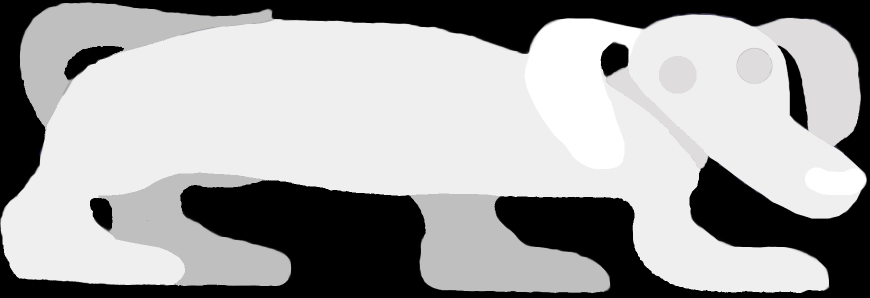
#> input picture images/dog.png, 1739 x 596 px, found by its file name (shown at 1/2 size); its folder holds 2 pictures in this run
$ python img_to_stl.py
#> lines starting #> are read from the running program, lines starting #| are printed output that depends on the picture; after the words box and inside, x2 and y2 are one past the last pixel; in counts of white or black regions, pixels touching at a corner belong together
from pathlib import Path

import numpy as np
from PIL import Image
from stl import mesh


def grayscale_to_stl(
    pixel_values: np.ndarray,
    width: float,
    height: float,
    depth_min: float,
    depth_max: float,
    output_path: Path | None = None,
) -> mesh.Mesh:
    """
    Convert a grayscale numpy array to a 3D STL mesh.

    Args:
        pixel_values: 2D numpy array with luminance values (0 to max_value)
        width: Total width in millimeters
        height: Total height in millimeters
        depth_min: Minimum depth in millimeters
        depth_max: Maximum depth in millimeters
        output_path: Optional path to save the STL file

    Returns:
        STL mesh object
    """
    rows, cols = pixel_values.shape

    # Calculate pixel dimensions
    pixel_width = width / cols
    pixel_height = height / rows

    # Calculate depth scaling factor
    max_value = np.max(pixel_values)
    if max_value == 0:
        max_value = 1  # Avoid division by zero

    # Create vertices for top and bottom faces
    vertices = []
    faces = []

    # Generate vertices for each pixel
    for i in range(rows):
        for j in range(cols):
            # Calculate x, y positions
            x = j * pixel_width
            y = i * pixel_height

            # Calculate z depth based on pixel value
            pixel_value = pixel_values[i, j]
            z_top = depth_min + ((depth_max - depth_min) * pixel_value / max_value)
            z_bottom = 0.0

            # Add top vertex
            vertices.append([x, y, z_top])
            # Add bottom vertex
            vertices.append([x, y, z_bottom])

    # Convert to numpy array
    vertices = np.array(vertices)

    # Generate faces
    for i in range(rows - 1):
        for j in range(cols - 1):
            # Calculate vertex indices for current pixel
            # Each pixel has 2 vertices (top and bottom)
            current_top = (i * cols + j) * 2
            current_bottom = current_top + 1
            right_top = (i * cols + (j + 1)) * 2
            right_bottom = right_top + 1
            below_top = ((i + 1) * cols + j) * 2
            below_bottom = below_top + 1
            below_right_top = ((i + 1) * cols + (j + 1)) * 2
            below_right_bottom = below_right_top + 1

            # Top face (2 triangles)
            # Triangle 1: current_top, right_top, below_top
            faces.append([current_top, right_top, below_top])
            # Triangle 2: right_top, below_right_top, below_top
            faces.append([right_top, below_right_top, below_top])

            # Bottom face (2 triangles)
            # Triangle 1: current_bottom, below_bottom, right_bottom
            faces.append([current_bottom, below_bottom, right_bottom])
            # Triangle 2: right_bottom, below_bottom, below_right_bottom
            faces.append([right_bottom, below_bottom, below_right_bottom])

            # Side faces (4 triangles connecting top to bottom)
            # Front face (current pixel)
            faces.append([current_top, below_top, current_bottom])
            faces.append([below_top, below_bottom, current_bottom])

            # Right face (right pixel)
            faces.append([right_top, right_bottom, below_right_top])
            faces.append([below_right_top, right_bottom, below_right_bottom])

            # Back face (below pixel)
            faces.append([below_top, below_right_top, below_bottom])
            faces.append([below_right_top, below_right_bottom, below_bottom])

            # Left face (current pixel)
            faces.append([current_top, current_bottom, right_top])
            faces.append([right_top, current_bottom, right_bottom])

    # Convert faces to numpy array
    faces = np.array(faces)

    # Create the mesh

    stl_mesh: mesh.Mesh = mesh.Mesh(  # type:ignore
        np.zeros(faces.shape[0], dtype=mesh.Mesh.dtype)
    )  # type:ignore

    # Set vertices and faces
    for i, face in enumerate(faces):
        for j in range(3):
            stl_mesh.vectors[i][j] = vertices[face[j]]

    # Save to file if output path is provided
    if output_path:
        stl_mesh.save(str(output_path))
        print(f"STL file saved to: {output_path}")

    return stl_mesh


def invert_luminance(pixel_values: np.ndarray) -> np.ndarray:
    """
    Invert the luminance values in a 2D numpy array.

    This function flips the luminance values so that:
    - Dark pixels (low values) become bright (high values)
    - Bright pixels (high values) become dark (low values)

    Args:
        pixel_values: 2D numpy array with luminance values

    Returns:
        2D numpy array with inverted luminance values

    Example:
        If input has values [0, 50, 100, 255],
        output will be [255, 205, 155, 0]
    """
    if pixel_values.size == 0:
        return pixel_values

    # Get the maximum value in the array
    max_value = np.max(pixel_values)

    # Invert: new_value = max_value - original_value
    inverted_array = max_value - pixel_values

    return inverted_array


def image_to_grayscale(
    img_path: Path, grey_depth: int = 16, cols: int = 128, rows: int = 128
) -> np.ndarray:
    """
    Convert an image to grayscale and quantize it to specified resolution.

    Args:
        img_path: Path to the input image
        grey_depth: Number of gray levels with discrete amount of luminance levels
        cols: Number of columns in output
        rows: Number of rows in output

    Returns:
        2D numpy array of pixel values representing the quantized grayscale image
    """
#> called with grey_depth = 20, cols = 250, rows = 250
    # Open the image
    with Image.open(img_path) as img:
        # Convert to grayscale
#> img is the input picture: PIL image 1739x596 RGB; mean R, G, B 162.9, 162.9, 162.9
        gray_img = img.convert("L")

        # Convert to numpy array for manipulation
        img_array = np.array(gray_img)

        # Quantize to specified gray depth - use actual image dynamic range
        # Find the actual min/max values in the image
        img_min = np.min(img_array)
#> img_min = 0
        img_max = np.max(img_array)
#> img_max = 255
        img_range = img_max - img_min
#> img_range = 255

        num_levels = grey_depth
        step_size = img_range / (num_levels - 1) if num_levels > 1 else img_range
#> step_size = 13.42

        # Create discrete levels spanning the actual image range
        levels = img_min + np.arange(num_levels) * step_size
#> levels = 20 values from 0 to 255
        levels = np.round(levels).astype(int)

        # Ensure the last level is exactly the max value for full white
        levels[-1] = img_max

        # Quantize each pixel to nearest discrete level
        quantized_array = np.zeros_like(img_array, dtype=int)
        level_indices = np.zeros_like(
            img_array, dtype=int
        )  # Store level indices (0 to grey_depth-1)

        for i, level in enumerate(levels):
            if i == 0:
                # First level: everything below the first threshold
                threshold = img_min + step_size / 2
                mask = img_array < threshold
            elif i == num_levels - 1:
                # Last level: everything above the previous threshold
                threshold = img_min + (i * step_size - step_size / 2)
                mask = img_array >= threshold
            else:
                # Middle levels: between thresholds
                lower_threshold = img_min + (i * step_size - step_size / 2)
                upper_threshold = img_min + (i * step_size + step_size / 2)
                mask = (img_array >= lower_threshold) & (img_array < upper_threshold)

            quantized_array[mask] = level
            level_indices[mask] = (
                i  # Store the level index (0, 1, 2, ..., grey_depth-1)
            )
#> this loop made 20 passes
#> (level, lower_threshold, upper_threshold) on passes 2 to 13: (13, 6.71, 20.13), (27, 20.13, 33.55), (40, 33.55, 46.97), (54, 46.97, 60.39), (67, 60.39, 73.82), (81, 73.82, 87.24), (94, 87.24, 100.7), (107, 100.7, 114.1), (121, 114.1, 127.5), (134, 127.5, 140.9), (148, 140.9, 154.3), (161, 154.3, 167.8)
#> (level, threshold) on passes 1, 20: (0, 6.71), (255, 248.3)
#> pass 1, in image_to_grayscale, `mask = img_array < threshold`:
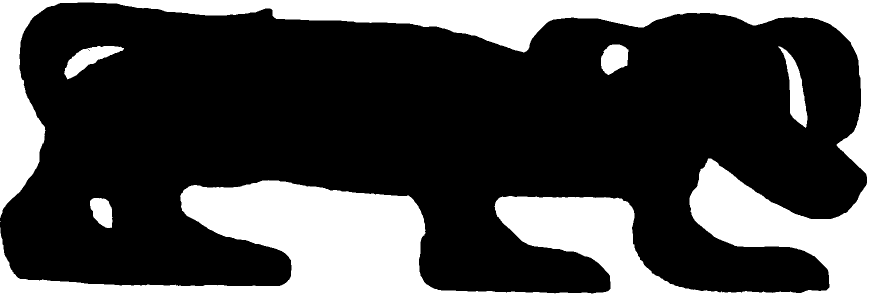
#> mask: shape (596, 1739) bool (shown at 1/2 size); 28.6% white; 6 white regions (1 under 20 px), largest, box (x1, y1, x2, y2) and area: (0, 0, 1739, 596) 284802, (1556, 93, 1615, 256) 3711, (128, 92, 248, 159) 3269, (1202, 89, 1257, 150) 2495, (180, 396, 225, 456) 1997
#> after the loop: level_indices: shape (596, 1739) int64; 20 distinct labels, from 0 to 19
#> after the loop:
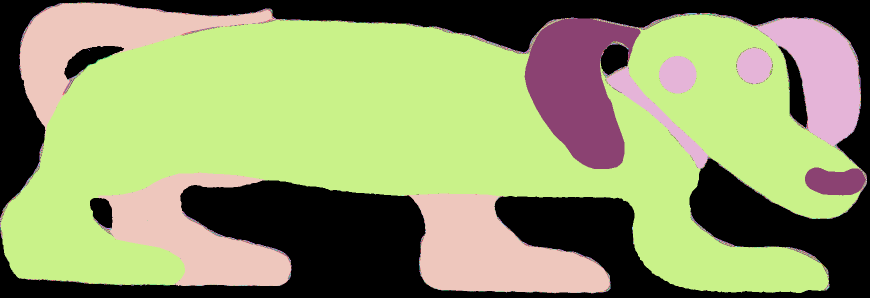
#> quantized_array: shape (596, 1739) int64 (shown at 1/2 size); 20 distinct labels, from 0 to 255; one colour per label, 0 black

        # Save intermediate grayscale image (after quantization, full resolution)
        output_dir = img_path.parent
        input_name = img_path.stem
        gray_output_path = output_dir / f"{input_name}_greyscale.png"

        # Convert quantized array back to PIL Image for saving
        gray_output_img = Image.fromarray(quantized_array.astype(np.uint8))
        gray_output_img.save(gray_output_path)

        # Downscale to target resolution
        resized_img = gray_output_img.resize((cols, rows), Image.Resampling.LANCZOS)
        final_array = np.array(resized_img)

        # Save final quantized image (downscaled)
        final_output_path = output_dir / f"{input_name}_final.png"
        final_img = Image.fromarray(final_array.astype(np.uint8))
        final_img.save(final_output_path)

        # Downscale the level indices to target resolution
        # We need to map the brightness values back to level indices
        final_level_indices = np.zeros((rows, cols), dtype=int)
        for i in range(rows):
            for j in range(cols):
                brightness = final_array[i, j]
                # Find which level this brightness corresponds to
                level_idx = np.argmin(np.abs(levels - brightness))
                final_level_indices[i, j] = level_idx
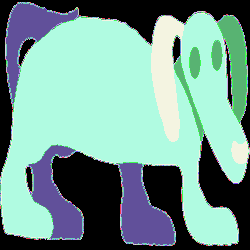
#> final_level_indices: shape (250, 250) int64; 20 distinct labels, from 0 to 19; one colour per label, 0 black

        # Return level indices (0 to grey_depth-1)
        return final_level_indices


def img_to_stl(
    img_path: Path,
    output_path: Path,
    rows: int = 128,
    cols: int = 128,
    width: float = 100.0,
    height: float = 100.0,
    depth_min: float = 1.0,
    depth_max: float = 5.0,
    grey_depth: int = 16,
) -> mesh.Mesh:
    """
    Convert an image directly to a 3D STL mosaic in one function call.

    This function combines image_to_grayscale and grayscale_to_stl into a single
    convenient interface for converting images to 3D printable STL files.

    Args:
        img_path: Path to the input image file
        output_path: Path where the STL file will be saved
        rows: Number of rows in the output (default: 128)
        cols: Number of columns in the output (default: 128)
        width: Total width of the mosaic in millimeters (default: 100.0)
        height: Total height of the mosaic in millimeters (default: 100.0)
        depth_min: Minimum depth in millimeters (default: 1.0)
        depth_max: Maximum depth in millimeters (default: 5.0)
        grey_depth: Number of gray levels for quantization (default: 16)

    Returns:
        STL mesh object

    Raises:
        FileNotFoundError: If the input image doesn't exist
        ValueError: If any of the dimension parameters are invalid
    """
    # Validate input parameters
    if not img_path.exists():
        raise FileNotFoundError(f"Input image not found: {img_path}")

    if rows <= 0 or cols <= 0:
        raise ValueError("Rows and columns must be positive integers")

    if width <= 0 or height <= 0:
        raise ValueError("Width and height must be positive numbers")

    if depth_min < 0 or depth_max <= depth_min:
        raise ValueError("depth_min must be >= 0 and depth_max must be > depth_min")

    if grey_depth < 2:
        raise ValueError("grey_depth must be at least 2")

    print("Converting image to 3D STL mosaic...")
    print(f"Input: {img_path}")
    print(f"Output: {output_path}")
    print(f"Resolution: {cols}x{rows} pixels")
    print(f"Dimensions: {width}x{height} mm")
    print(f"Depth range: {depth_min}-{depth_max} mm")
    print(f"Gray levels: {grey_depth}")

    # Step 1: Convert image to grayscale array
    print("\nStep 1: Converting image to grayscale...")
    grayscale_array = image_to_grayscale(
        img_path=img_path, grey_depth=grey_depth, cols=cols, rows=rows
    )

    print(f"Grayscale conversion complete. Array shape: {grayscale_array.shape}")
#| Grayscale conversion complete. Array shape: (250, 250)
    print(f"Value range: {grayscale_array.min()} to {grayscale_array.max()}")
#| Value range: 0 to 19

    # Step 2: Convert grayscale array to STL
    print("\nStep 2: Generating 3D STL mesh...")
    stl_mesh = grayscale_to_stl(
        pixel_values=grayscale_array,
        width=width,
        height=height,
        depth_min=depth_min,
        depth_max=depth_max,
        output_path=output_path,
    )
#> in grayscale_to_stl, `max_value = np.max(pixel_values)`: max_value = 19
#> after the loop in grayscale_to_stl, `for i in range(rows):`: vertices = 125000 items

    print("\nConversion complete!")
    print(f"STL file saved to: {output_path}")
    print(f"Mesh contains {len(stl_mesh.vectors)} triangles")

    return stl_mesh


if __name__ == "__main__":
    imgs = ["dog"]

    for img in imgs:
        input_img = Path(f"images/{img}.png")
        if input_img.exists():
            print(f"\n{'=' * 60}")
            print(f"Processing: {img}")
            print(f"{'=' * 60}")

            # Process normal version
            output_stl = Path(f"build/{img}.stl")
            try:
                img_to_stl(
                    input_img,
                    output_stl,
                    rows=250,
                    cols=250,
                    width=27.8,
                    height=8.8,
                    depth_min=0.0,
                    depth_max=9.5,
                    grey_depth=20,
                )
            except Exception as e:
                print(f"Error processing normal version: {e}")

            # Process inverted version
            output_stl_inverted = Path(f"build/{img}_inverted.stl")
            try:
                # First convert to grayscale
                grayscale_array = image_to_grayscale(input_img, cols=128, rows=128)
#> call 2 of image_to_grayscale, with grey_depth = 16, cols = 128, rows = 128
#> in image_to_grayscale (call 2), `step_size = img_range / (num_levels - 1) if num_levels > 1 else img_ra..`: step_size = 17
#> in image_to_grayscale (call 2), `levels = img_min + np.arange(num_levels) * step_size`: levels = [0, 17, 34, 51, 68, 85, 102, 119, 136, 153, 170, 187, 204, 221, 238, 255]
#> the loop in image_to_grayscale (call 2), `for i, level in enumerate(levels):` made 16 passes
#> (level, lower_threshold, upper_threshold) on passes 2 to 13: (17, 8.5, 25.5), (34, 25.5, 42.5), (51, 42.5, 59.5), (68, 59.5, 76.5), (85, 76.5, 93.5), (102, 93.5, 110.5), (119, 110.5, 127.5), (136, 127.5, 144.5), (153, 144.5, 161.5), (170, 161.5, 178.5), (187, 178.5, 195.5), (204, 195.5, 212.5)
#> (level, threshold) on passes 1, 16: (0, 8.5), (255, 246.5)
#> after the loop in image_to_grayscale (call 2), `for i, level in enumerate(levels):`:
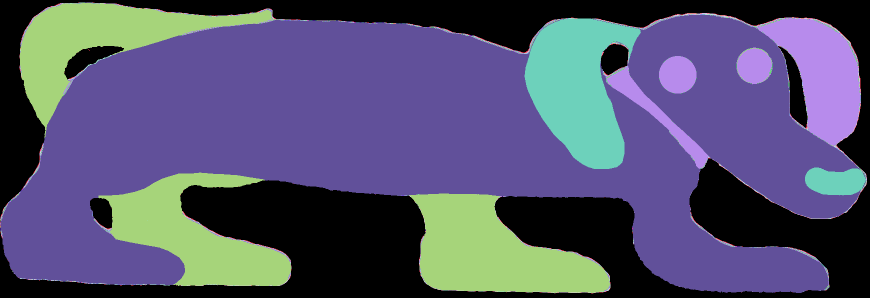
#> level_indices: shape (596, 1739) int64 (shown at 1/2 size); 16 distinct labels, from 0 to 15; one colour per label, 0 black
#> after the loop in image_to_grayscale (call 2), `for i, level in enumerate(levels):`:
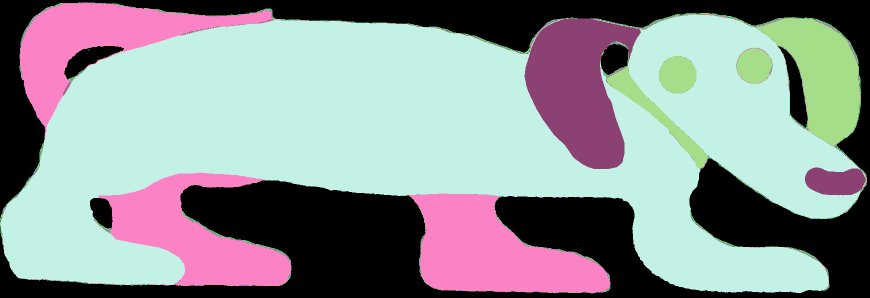
#> quantized_array: shape (596, 1739) int64 (shown at 1/2 size); 16 distinct labels, from 0 to 255; one colour per label, 0 black
#> after the loop in image_to_grayscale (call 2), `for i in range(rows):`:
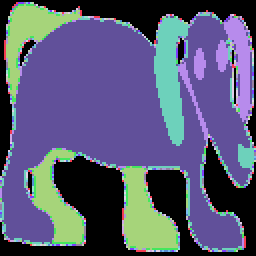
#> final_level_indices: shape (128, 128) int64 (shown 2 times larger); 16 distinct labels, from 0 to 15; one colour per label, 0 black

                # Invert the luminance
                inverted_array = invert_luminance(grayscale_array)
#> in invert_luminance, `max_value = np.max(pixel_values)`: max_value = 15
#> in invert_luminance, `inverted_array = max_value - pixel_values`:
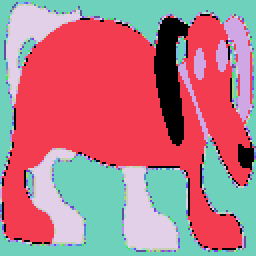
#> inverted_array: shape (128, 128) int64 (shown 2 times larger); 16 distinct labels, from 0 to 15; one colour per label, 0 black

                # Convert inverted array to STL
                stl_mesh = grayscale_to_stl(
                    pixel_values=inverted_array,
                    width=27.8,
                    height=8.8,
                    depth_min=0.0,
                    depth_max=9.5,
                    output_path=output_stl_inverted,
                )

                print(f"Inverted version saved to: {output_stl_inverted}")
                print(f"Inverted mesh has {len(stl_mesh.vectors)} triangles")

            except Exception as e:
                print(f"Error processing inverted version: {e}")
        else:
            print(f"Image not found: {input_img}")
